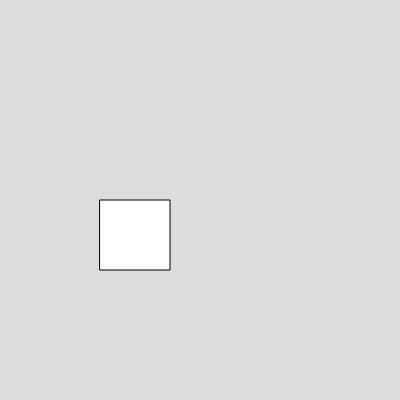
Frame 1 (no input)
Frame 60 (no input): blank canvas, image omitted
Frame 120 (the mouse pressed at the canvas centre since frame 60): blank canvas, image omitted

The p5.js sketch that drew this single still picture (run headless with seeded random() and noise() and a simulated clock; from frame 60 on, the mouse is pressed at the canvas centre):

// p5.js sketch
// ── sketch.js

function setup() 
{
  createCanvas(400, 400);
  box1 = new Box (100,200,70,70,-4);
}

function draw() 
{
  background(220);
  box1.show();
  box1.move();
  box1.moveUp(-2);
}


// ── box.js
class Box
  {
    constructor(x,y,w,h,vx)
    {
      this.x =x;
      this.y =y;
      this.w =w;
      this.h = h;
      this.vx = vx;
    }
    
    show()
    {
      rect(this.x,this.y,this.w,this.h)
    }
    
    move()
    {
      this.x = this.x+this.vx;
    }

    moveUp(yVelocity)
    {
      this.y = this.y+yVelocity;
    }
  }

  
